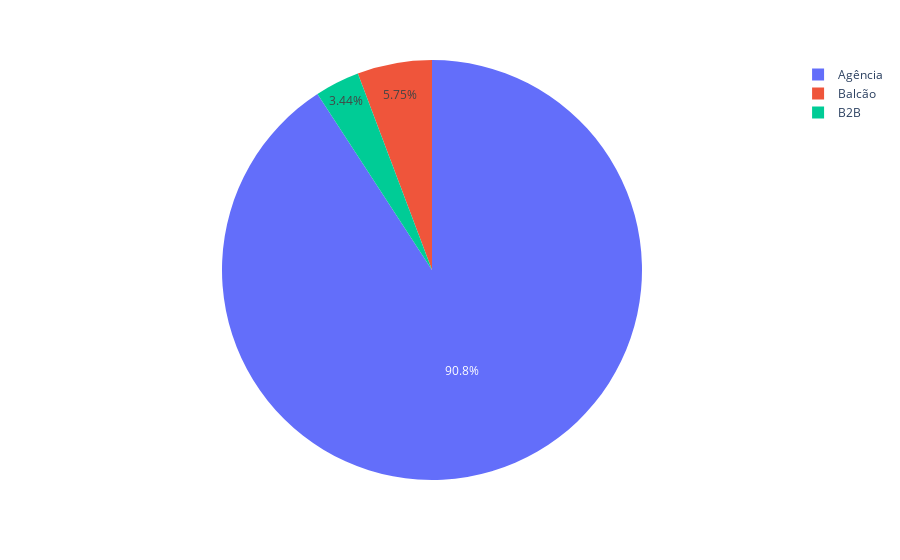

Write notebook code for a chart like this one.
### Markdown cell above
# 3 - Cancelamento por forma de reserva

### Code cell
df_01 = filter_canceled(df)
df_01 = df_01.loc[:, ['id', 'reservation_Form']].groupby('reservation_Form').count().reset_index()
px.pie(df_01, values='id', names='reservation_Form')

### Figure 1 — Plotly figure (JSON) as saved in the notebook; plotly's stock layout.template omitted (floating-point values rounded to 4 significant figures)
{"data": [{"domain": {"x": [0, 1], "y": [0, 1]}, "hovertemplate": "reservation_Form=%{label}<br>id=%{value}<extra></extra>", "labels": ["Agência", "B2B", "Balcão"], "legendgroup": "", "name": "", "showlegend": true, "type": "pie", "values": [24274, 919, 1536]}], "layout": {"legend": {"tracegroupgap": 0}, "margin": {"t": 60}}}
